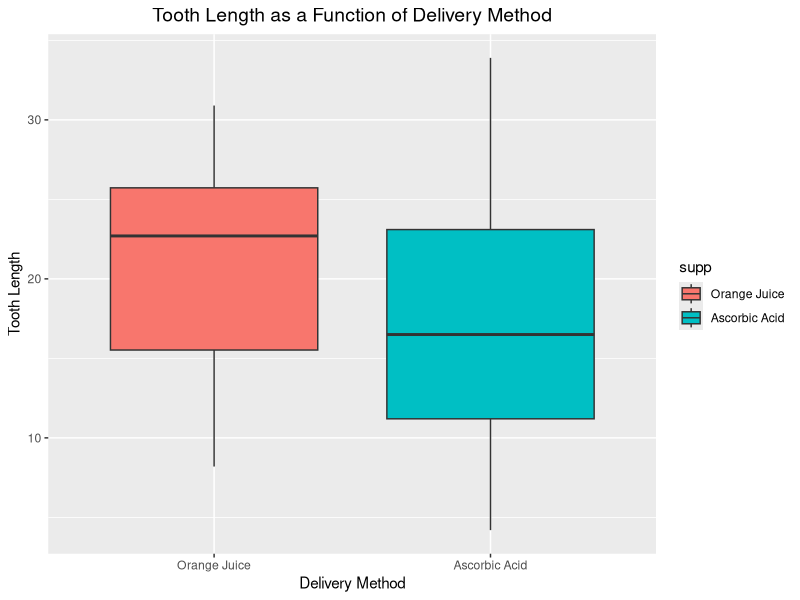
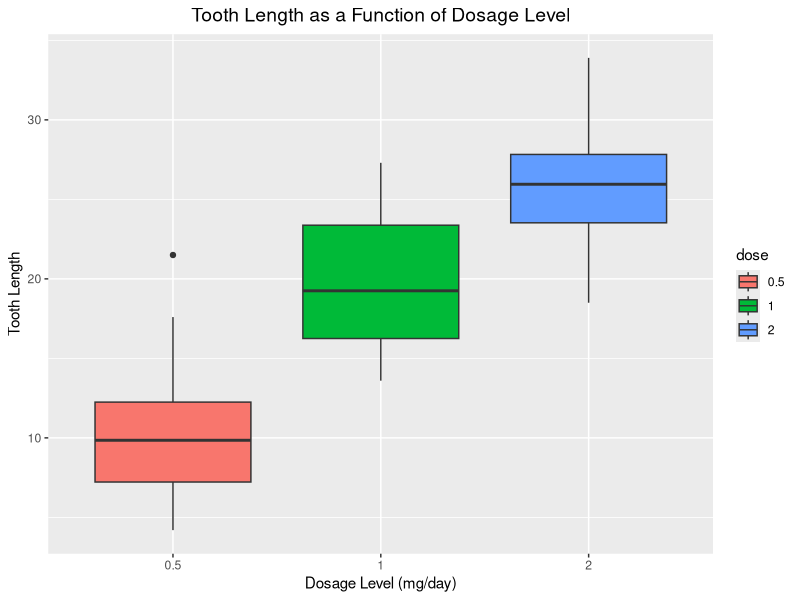
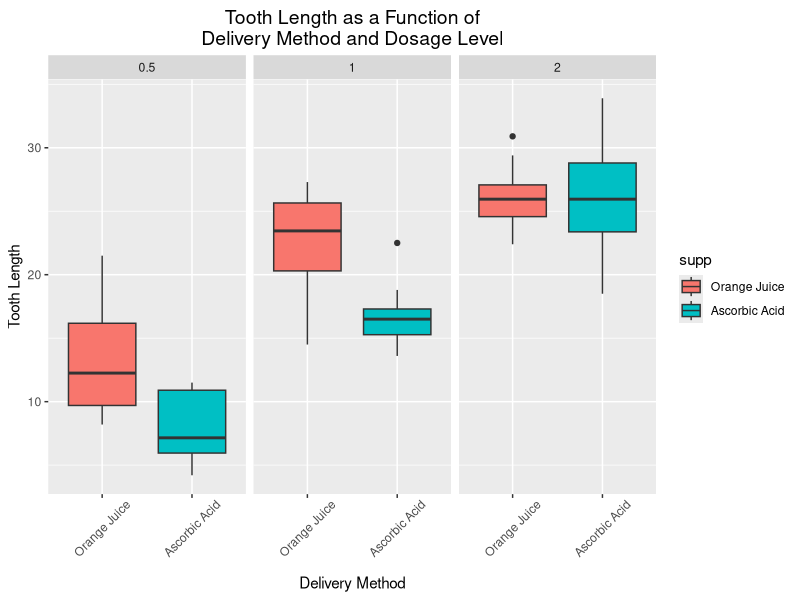

Reproduce these figures in R, in order.
## ---- chunk 1
knitr::opts_chunk$set(echo = TRUE, fig.path='figures/')
## ---- chunk 2
if (!require(ggplot2)) {
    install.packages("ggplot2", repos = "http://cran.us.r-project.org")
    library(ggplot2)
}
if (!require(dplyr, warn.conflicts = FALSE)) {
    install.packages("dplyr", repos = "http://cran.us.r-project.org")
    library(dplyr, warn.conflicts = FALSE)
}
## ---- chunk 3
library(datasets)
data(ToothGrowth)
## ---- chunk 4
str(ToothGrowth)
summary(ToothGrowth)

# tabulate delivery method and dosage level values
table(ToothGrowth$supp, ToothGrowth$dose)

# summary of tooth length data grouped by delivery method and dosage level
by(data = ToothGrowth$len, INDICES = list(ToothGrowth$supp, ToothGrowth$dose), summary)
## ---- chunk 5
tg <- ToothGrowth
levels(tg$supp) <- c("Orange Juice", "Ascorbic Acid")
gLenSupp <- ggplot(data = tg, aes(x = supp, y = len)) + 
    geom_boxplot(aes(fill = supp)) +
    xlab("Delivery Method") +
    ylab("Tooth Length") +
    theme(plot.title = element_text(size = 14, hjust = 0.5)) +
    ggtitle("Tooth Length as a Function of Delivery Method")
print(gLenSupp)
## ---- chunk 6
gLenDose <- ggplot(data = ToothGrowth, aes(x = factor(dose), y = len)) + 
    geom_boxplot(aes(fill = factor(dose))) +
    xlab("Dosage Level (mg/day)") +
    ylab("Tooth Length") +
    guides(fill=guide_legend(title="dose")) +
    theme(plot.title = element_text(size = 14, hjust = 0.5)) +
    ggtitle("Tooth Length as a Function of Dosage Level")
print(gLenDose)
## ---- chunk 7
tg <- ToothGrowth
levels(tg$supp) <- c("Orange Juice", "Ascorbic Acid")
gLenSuppDose <- ggplot(data = tg, aes(x = supp, y = len)) + 
    geom_boxplot(aes(fill = supp)) +
    facet_wrap(~ dose) +
    xlab("Delivery Method") +
    ylab("Tooth Length") +
    guides(fill=guide_legend(title="supp")) +
    theme(plot.title = element_text(size = 14, hjust = 0.5, vjust = 0.5),
          axis.text.x = element_text(angle = 45,
                                     hjust = 0.5,
                                     vjust = 0.5,
                                     margin = margin(b = 10))) +
    ggtitle("Tooth Length as a Function of\nDelivery Method and Dosage Level")
print(gLenSuppDose)
## ---- chunk 8
t1 <- t.test(len ~ supp, data = ToothGrowth, conf.level = 0.95)
paste0("p-value = ", round(t1$p.value, 4))
paste0("confidence interval = (", round(t1$conf.int[1], 4) , ", ", round(t1$conf.int[2], 4), ")")
## ---- chunk 9
t2 <- t.test(len ~ supp, data = subset(ToothGrowth, dose == 0.5), conf.level = 0.95)
paste0("p-value = ", round(t2$p.value, 4))
paste0("confidence interval = (", round(t2$conf.int[1], 4) , ", ", round(t2$conf.int[2], 4), ")")
## ---- chunk 10
t3 <- t.test(len ~ supp, data = subset(ToothGrowth, dose == 1), conf.level = 0.95)
paste0("p-value = ", round(t3$p.value, 4))
paste0("confidence interval = (", round(t3$conf.int[1], 4) , ", ", round(t3$conf.int[2], 4), ")")
## ---- chunk 11
t4 <- t.test(len ~ supp, data = subset(ToothGrowth, dose == 2), conf.level = 0.95)
paste0("p-value = ", round(t4$p.value, 4))
paste0("confidence interval = (", round(t4$conf.int[1], 4) , ", ", round(t4$conf.int[2], 4), ")")
